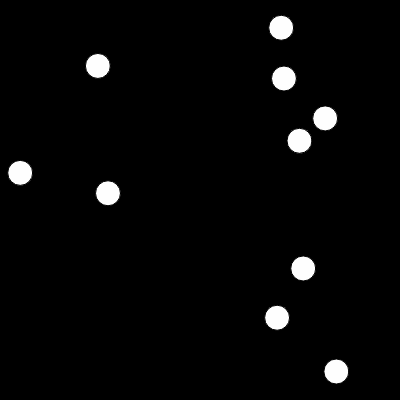
Frame 1 (no input)
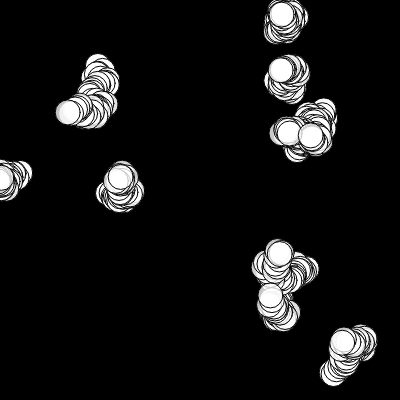
Frame 60 (no input)
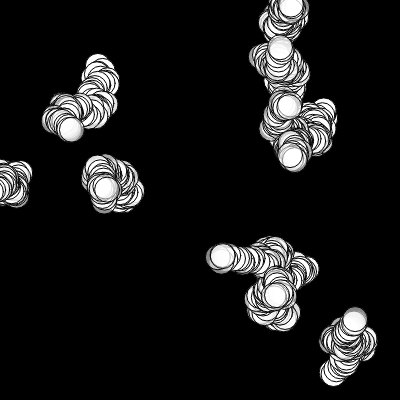
Frame 120 (the mouse pressed at the canvas centre since frame 60)

The p5.js sketch that drew these frames (run headless with seeded random() and noise() and a simulated clock; from frame 60 on, the mouse is pressed at the canvas centre):

// p5.js sketch
// ── sketch.js
var bubbles = [];


function setup() {
  createCanvas(400, 400);
  background(0);
   for (var i = 0; i < 10; i++) {
    bubbles[i] = new Bubble(random(0, width),random(0, height))
 }
}

// function mousePressed(){
//   bubbles.push(new Bubble(mouseX,mouseY))
// }

function mousePressed(){
  for (var i = 0; i < bubbles.length; i++) {
    var d = dist(mouseX,mouseY, bubbles[i].x,bubbles[i].y)
    if (d<bubbles[i].size/2){
      bubbles[i].clicked();
    }
  }
}

function draw() {
  //frameRate(3)
  for (var i = 0; i < bubbles.length; i++) {
    bubbles[i].move();
    bubbles[i].display();
  }
  if(bubbles.length >50){
    bubbles.splice(0,1)
  }
  
}

// ── bubble.js
function Bubble(x,y) {
  this.x = x, //random(0, width),
  this.y = y, //random(0, height),
  this.size = 25
  this.lifespan = 255
  //this.fcolor= [random(255),random(255),random(255)]
  this.display= function() {
        fill(255,this.lifespan)
        strokeWeight(1)
        //noFill();
        ellipse(this.x, this.y, this.size,this.size);
      },
  this.move= function() {
        this.x = this.x + random(-5, 5);
        this.y = this.y + random(-5, 5);
        this.lifespan--
      },
      
  this.clicked = function() {
    this.fcolor = [random(255),random(255),random(255)]
  }
    }
